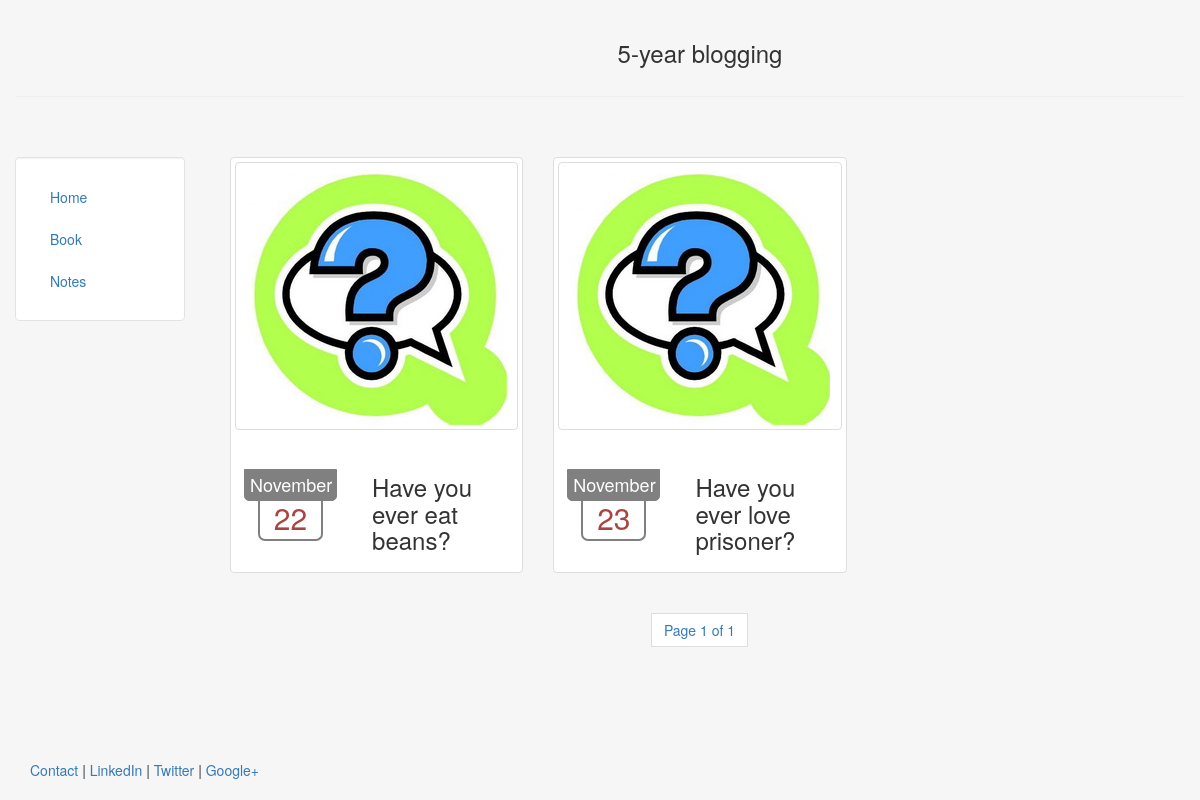
The page /book/ on the database as committed earlier.
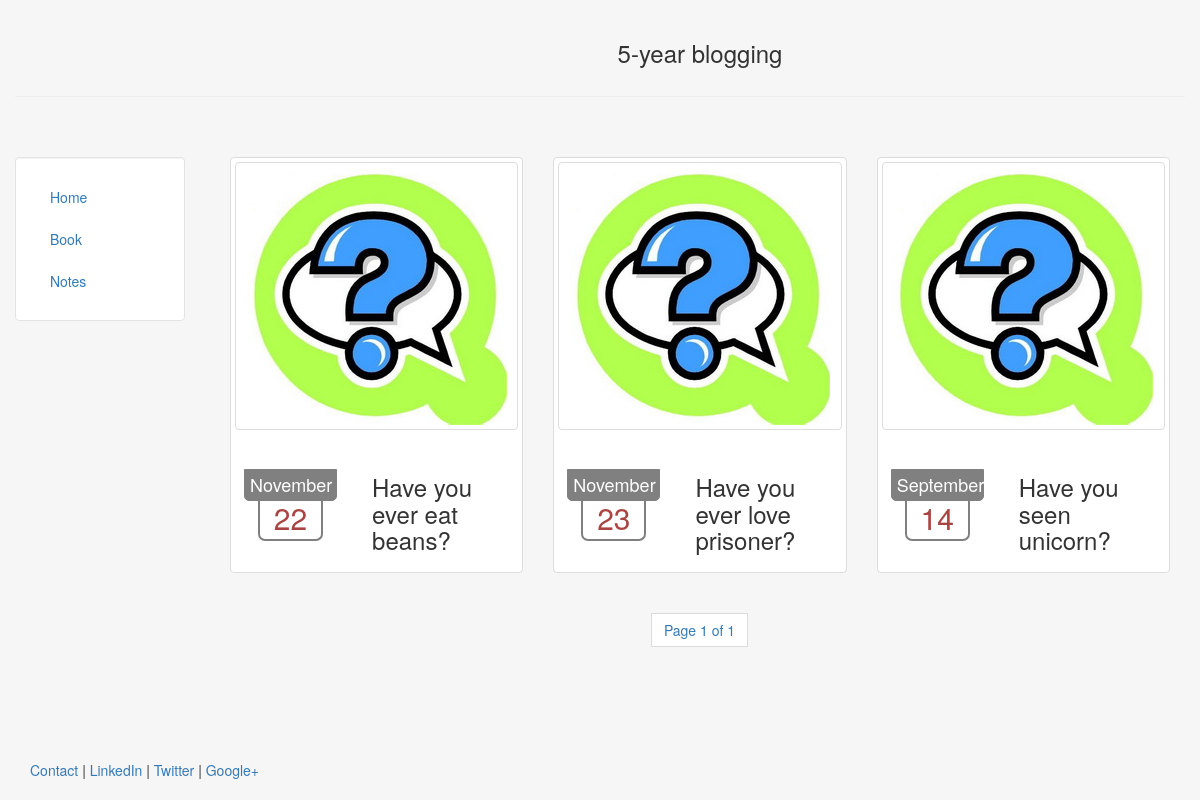
The same page on the database as committed later.
### book/models.py (models this page shows, shortened)
class Question(models.Model):
  title = models.CharField(max_length=140)
  date = models.DateTimeField()

### book/views.py (the view)
class ListView(generic.ListView):
  model = Question
  template_name = "book/book.html"
  def get_context_data(self, **kwargs):
    question_list = Question.objects.all()
    paginator = Paginator(question_list, 3)
    context = super(ListView, self).get_context_data(**kwargs)
    page = self.request.GET.get('page',1)
    questions = paginator.page(page)
    context['paged_object'] =  questions
    return context

### book/templates/book/book.html (shortened to what this page needs)
{% extends "info/header.html"%}
{% block content %}
  <div class= "row">
  {% for question in paged_object %}
    <div class="col-sm-6 col-md-4">
      <div class="thumbnail">
        <a href="/book/{{question.id}}/?page=1" class="thumbnail">
        {% load staticfiles %}
        <img src="{% static '/img/question.jpg' %}" class="responsive-img" alt="img">
        </a>
        <div class="caption">
          <div class = "row">
            <div class="row-eq-height">
              <div class="col-sm-5 col-md-5">
                <div id = "date-header">
                  <h4 class = "low-margin">
                  {{ question.date|date:'F' }}
                  </h4>
                </div>
                <div id = "date-body">
                  <h2 class = "text-danger low-margin no-top-margin" align = "center">{{ question.date.day }}</h2>
                </div>
              </div>
              <div class="col-sm-7 col-md-7">
                <h3 class = "low-margin">{{ question.title }}</h3>
              </div>
            </div>
          </div>
        </div>
      </div>
    </div>
  {% endfor %}
  </div>
  <div class = "row">
    {% include 'book/includes/listpagination.html' with paged_object=paged_object%}
  </div>
{% endblock %}

### info/templates/info/header.html (shortened to what this page needs)
<!DOCTYPE html>
<html lang="en">
<head>
  {% load staticfiles %}
  <link rel="stylesheet" href="{% static '/css/bootstrap.min.css' %}" type = "text/css"/>
  <link rel="stylesheet" href="{% static '/css/site.css' %}" type = "text/css"/>
</head>
<body class="body" style="background-color:#f6f6f6">
  <div class="container-fluid" style="min-height:95%; ">
    <div class="row">
        <div class="col-sm-2">
          <br>
        </div>
        <div class="col-sm-10">
          <br>
          <center>
          <h3>5-year blogging</h3>
          </center>
        </div>
    </div><hr>
    <div class="row">
      <div class="col-sm-2">
      <br>
      <br>
      <div class="well bs-sidebar" id="sidebar" style="background-color:#fff">
        <ul class="nav nav-pills nav-stacked">
        <li><a href='/'>Home</a></li>
        <li><a href='/book/?page=1'>Book</a></li>
        <li><a href='/notes/'>Notes</a></li>
        </ul>
      </div>
      </div>
      <div class="col-sm-10">
      <div class='container-fluid'>
      <br><br>
         {% block content %}
         {% endblock %}
      </div>
      </div>
    </div>
  </div>
  <footer>
    <div class="container-fluid" style='margin-left:15px'>
      <p><a href="#" target="blank">Contact</a> | <a href="#" target="blank">LinkedIn</a> | <a href="#" target="blank">Twitter</a> | <a href="#" target="blank">Google+</a></p>
    </div>
  </footer>
</body>
</html>

### book/templates/book/includes/listpagination.html (shortened to what this page needs)
{% block content %}
<nav aria-label="Page navigation" class = "center">
    <ul class="pagination">
      <li>
      <span class="current"> Page {{ paged_object.number }} of {{ paged_object.paginator.num_pages }}</span>
      </li>
    </ul>
</nav>
{% endblock %}

### info/static/css/site.css (style rules this page uses)
.low-margin { margin: 5px; }
.no-top-margin { margin-top: 0px; }
#date-header { border: 1px solid gray; border-bottom-left-radius: 5px; border-bottom-right-radius: 5px; background: gray; color: white; width: 100%; text-align:center; }
#date-body { border-left: 2px solid gray; border-right: 2px solid gray; border-bottom: 2px solid gray; border-bottom-left-radius: 7px; border-bottom-right-radius: 7px; width: 70%; text-align:center; margin-left: 15%; }
.center { text-align: center; }

### info/templates/info/header.html (style rules this page uses)
html, body { height:100% }

Rows that differ between the two databases and show on the page:
added Question: date "September", date.day "14", title "Have you seen unicorn?"
